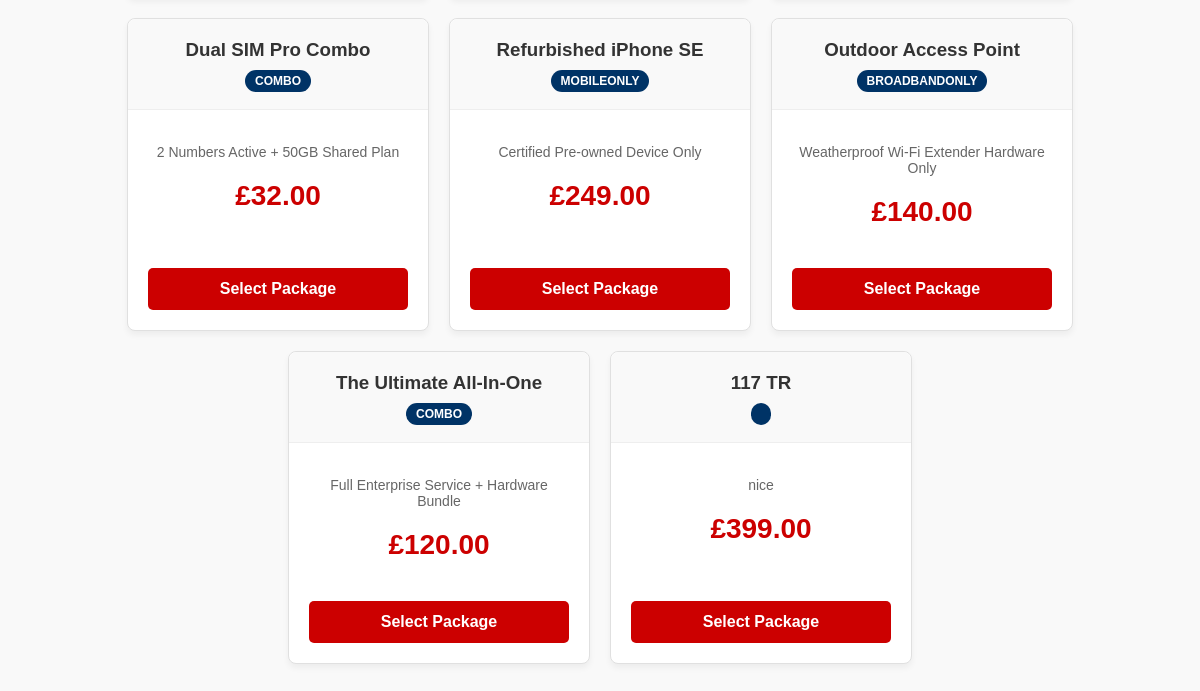
The app's page /COMP1807/index.php (signed in, lower part), older data.
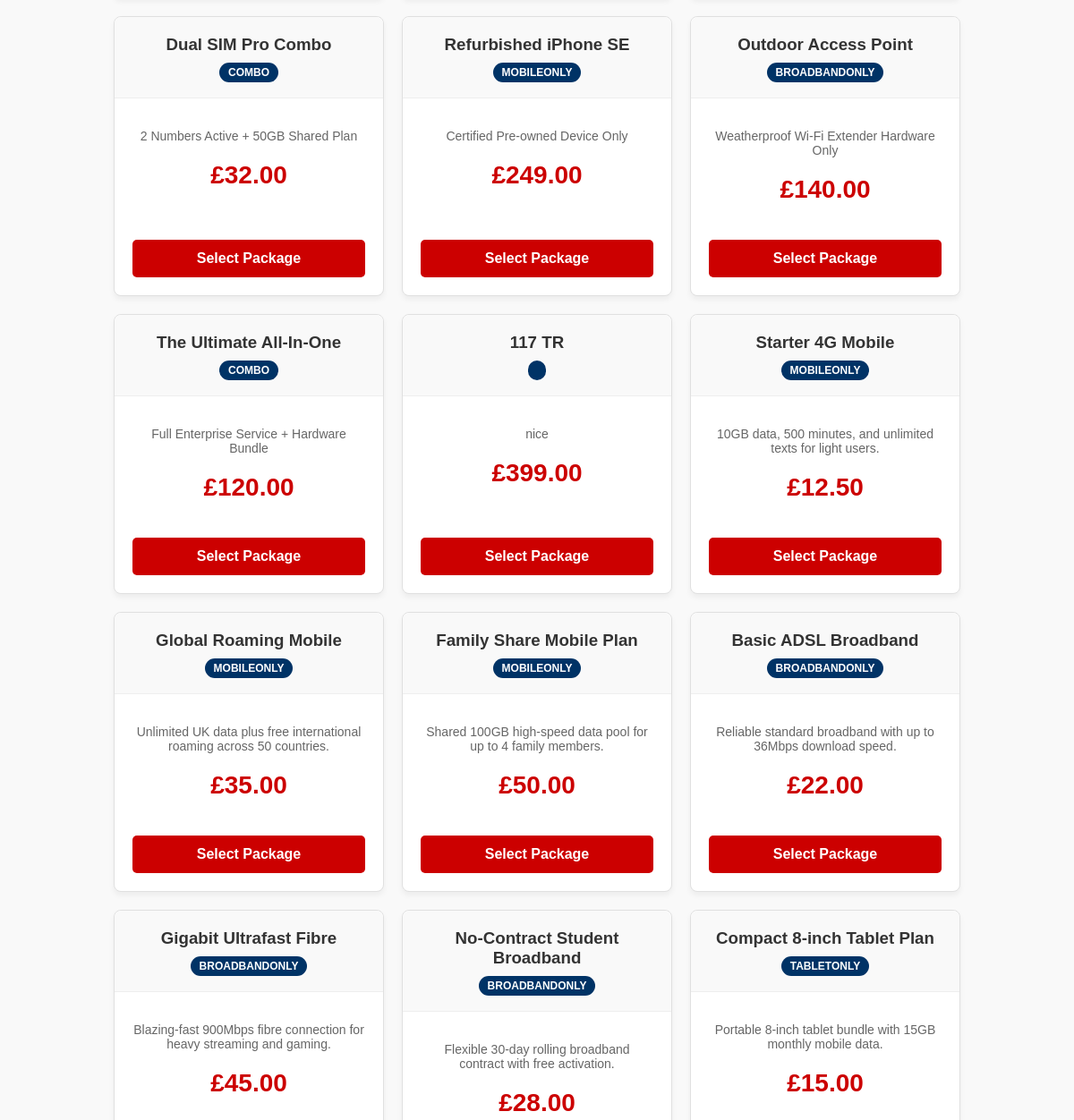
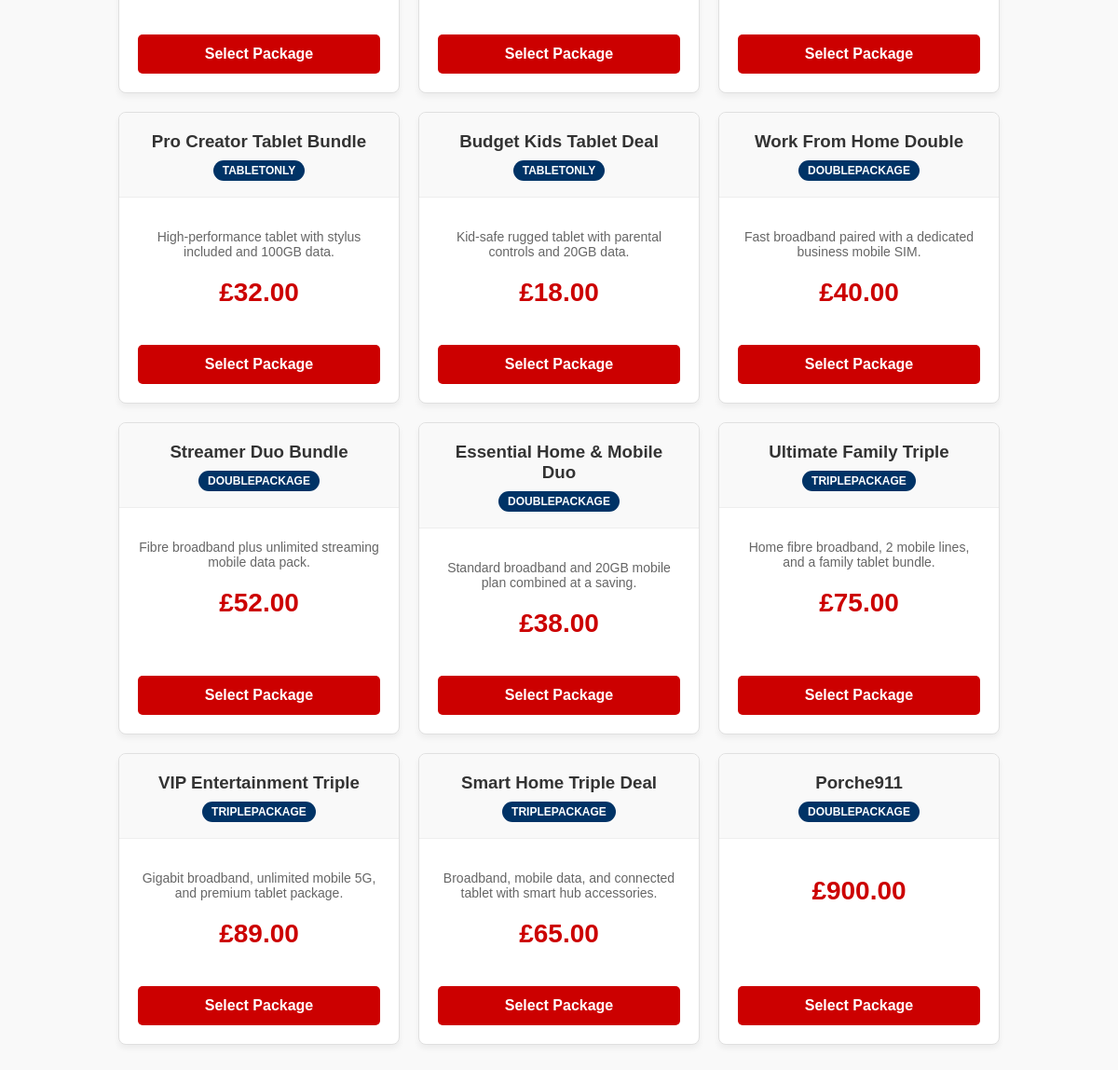
The same page, newer data (2 pictures, top to bottom).
### tables this page shows
CREATE TABLE `packages` (
  `id` int(11) NOT NULL,
  `name` varchar(100) NOT NULL,
  `type` varchar(50) NOT NULL,
  `description` text DEFAULT NULL,
  `price` decimal(10,2) NOT NULL,
  `is_active` tinyint(1) NOT NULL DEFAULT 1,
  `sale_price` decimal(10,2) DEFAULT NULL,
  `sale_end_date` datetime DEFAULT NULL
);

### COMP1807/index.php (called while the page is built, shortened)
<?php
require_once 'includes/db.php';
if (isset($_SESSION['user_id'])) {
    $cssFile = 'template/css/packages.css';
    try {
        $stmt = $conn->prepare("SELECT * FROM packages");
        $stmt->execute();
        $packages = $stmt->fetchAll(PDO::FETCH_ASSOC);
    } catch(PDOException $e) {
        die("System error: " . $e->getMessage());
    }
    include 'template/html/packages.html.php';
    $output = ob_get_clean();
}
else {
    ob_start();
    include 'template/html/welcome.html.php';
    $output = ob_get_clean();
}
include 'template/html/header.html.php';
?>

### COMP1807/template/html/packages.html.php (the view, shortened to what this page needs)
<div class="packages-grid" id="packagesGrid">
    <?php if (!empty($packages)): ?>
        <?php foreach ($packages as $pkg): ?>
            <div class="package-card" data-name="<?= strtolower(htmlspecialchars($pkg['name'])) ?>" data-type="<?= htmlspecialchars($pkg['type']) ?>">
                <div class="card-header">
                    <h3><?= htmlspecialchars($pkg['name']) ?></h3>
                    <span class="badge"><?= htmlspecialchars($pkg['type']) ?></span>
                </div>
                <div class="card-body">
                    <p class="details"><?= htmlspecialchars($pkg['description'] ?? $pkg['details'] ?? '') ?></p>
                    <p class="price">£<?= htmlspecialchars(number_format($pkg['price'], 2)) ?></p>
                </div>
                <div class="card-footer">
                    <form method="POST" action="add_to_cart.php">
                        <button type="submit" class="btn-select">Select Package</button>
                    </form>
                </div>
            </div>
        <?php endforeach; ?>
    <?php else: ?>
        <p style="text-align: center; width: 100%; color: #666;">No packages available at the moment.</p>
    <?php endif; ?>
</div>

### COMP1807/template/html/header.html.php (shortened to what this page needs)
<!DOCTYPE html>
<html lang="en">
<head>
    <link rel="stylesheet" href="template/css/global.css">
    <?php if (isset($cssFile)): ?>
        <link rel="stylesheet" href="<?= $cssFile ?>">
    <?php endif; ?>
</head>
<body>
    <main>
        <?= $output ?>
    </main>
</body>
</html>

### COMP1807/template/css/global.css (style rules this page uses)
body { font-family: Arial, sans-serif; background-color: #f9f9f9; margin: 0; padding: 0; }
main { padding: 40px 20px; max-width: 1200px; margin: 0 auto; min-height: 80vh; }

### COMP1807/template/css/packages.css (style rules this page uses)
.packages-grid { display: flex; flex-wrap: wrap; gap: 20px; justify-content: center; }
.package-card { background: #ffffff; border: 1px solid #e0e0e0; border-radius: 8px; width: 300px; display: flex; flex-direction: column; box-shadow: 0 4px 6px rgba(0,0,0,0.05); transition: transform 0.3s, box-shadow 0.3s; }
.card-header { padding: 20px; background-color: #f9f9f9; border-bottom: 1px solid #eeeeee; border-radius: 8px 8px 0 0; text-align: center; }
.card-header h3 { margin: 0 0 10px 0; color: #333333; }
.badge { background-color: #003366; color: white; padding: 4px 10px; border-radius: 12px; font-size: 12px; font-weight: bold; text-transform: uppercase; }
.card-body { padding: 20px; flex-grow: 1; text-align: center; }
.card-body .details { color: #666666; font-size: 14px; margin-bottom: 20px; }
.card-body .price { font-size: 28px; font-weight: bold; color: #cc0000; margin: 0; }
.card-footer { padding: 20px; text-align: center; }
.btn-select { width: 100%; background-color: #cc0000; color: white; border: none; padding: 12px; border-radius: 5px; font-size: 16px; font-weight: bold; cursor: pointer; transition: background-color 0.3s; }

Row changes from the older to the newer data that the page shows:
added packages: name "Starter 4G Mobile", type "MOBILEONLY", description "10GB data, 500 minutes, and unlimited texts for light users.", price "12.50"
added packages: name "Global Roaming Mobile", type "MOBILEONLY", description "Unlimited UK data plus free international roaming across 50 countries.", price "35.00"
added packages: name "Family Share Mobile Plan", type "MOBILEONLY", description "Shared 100GB high-speed data pool for up to 4 family members.", price "50.00"
added packages: name "Basic ADSL Broadband", type "BROADBANDONLY", description "Reliable standard broadband with up to 36Mbps download speed.", price "22.00"
added packages: name "Gigabit Ultrafast Fibre", type "BROADBANDONLY", description "Blazing-fast 900Mbps fibre connection for heavy streaming and gaming.", price "45.00"
added packages: name "No-Contract Student Broadband", type "BROADBANDONLY", description "Flexible 30-day rolling broadband contract with free activation.", price "28.00"
added packages: name "Compact 8-inch Tablet Plan", type "TABLETONLY", description "Portable 8-inch tablet bundle with 15GB monthly mobile data.", price "15.00"
added packages: name "Pro Creator Tablet Bundle", type "TABLETONLY", description "High-performance tablet with stylus included and 100GB data.", price "32.00"
added packages: name "Budget Kids Tablet Deal", type "TABLETONLY", description "Kid-safe rugged tablet with parental controls and 20GB data.", price "18.00"
added packages: name "Work From Home Double", type "DOUBLEPACKAGE", description "Fast broadband paired with a dedicated business mobile SIM.", price "40.00"
added packages: name "Streamer Duo Bundle", type "DOUBLEPACKAGE", description "Fibre broadband plus unlimited streaming mobile data pack.", price "52.00"
added packages: name "Essential Home & Mobile Duo", type "DOUBLEPACKAGE", description "Standard broadband and 20GB mobile plan combined at a saving.", price "38.00"
added packages: name "Ultimate Family Triple", type "TRIPLEPACKAGE", description "Home fibre broadband, 2 mobile lines, and a family tablet bundle.", price "75.00"
added packages: name "VIP Entertainment Triple", type "TRIPLEPACKAGE", description "Gigabit broadband, unlimited mobile 5G, and premium tablet package.", price "89.00"
added packages: name "Smart Home Triple Deal", type "TRIPLEPACKAGE", description "Broadband, mobile data, and connected tablet with smart hub accessories.", price "65.00"
added packages: name "Porche911", type "DOUBLEPACKAGE", price "900.00"
